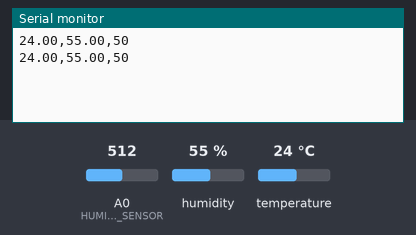
Bench run of a sketch on a simulated Arduino Uno, built with avr-gcc and run on an emulated ATmega328P. On the bench: the last lines printed to the serial monitor. The inputs (shaded band) are chosen by the test bench; at power-on: humidity 55 %, A0 (HUMIDITY_SENSOR) = 512, temperature 24 °C.

Above: at 1.8 s.
1.9 s: humidity set to 22 %
At 3.3 s:
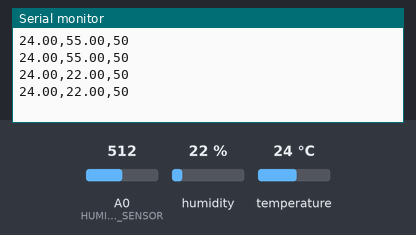
3.4 s: A0 (HUMIDITY_SENSOR) set to 716
At 4.7 s:
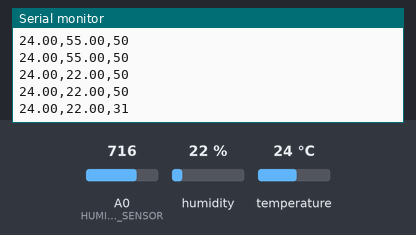
4.9 s: temperature set to 12 °C
At 5.5 s:
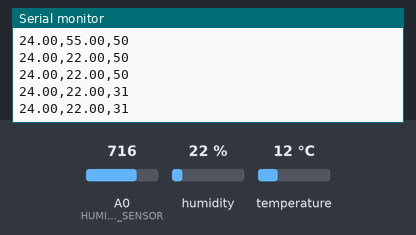
6.4 s: A0 (HUMIDITY_SENSOR) set to 900
At 7.7 s:
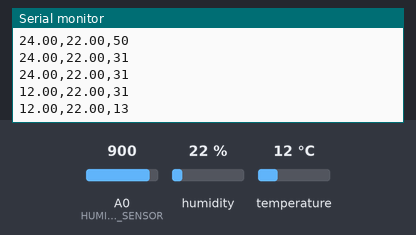
7.9 s: humidity set to 40 %
At 8.9 s:
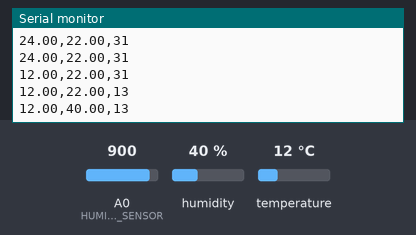
Timing chart, 0 to 10.4 s (numbered marks = the images above; inputs shaded):
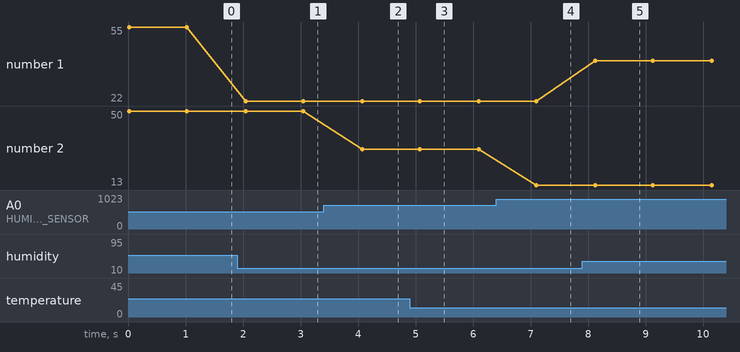

Measured:
- after the input at 1.9 s, the serial monitor: prints a new line after 0.15 s (image 1)
- after the input at 3.4 s, the serial monitor: prints a new line after 0.67 s (image 2)
- after the input at 6.4 s, the serial monitor: prints a new line after 0.70 s (image 4)
- after the input at 7.9 s, the serial monitor: prints a new line after 0.22 s (image 5)
- plotted number 1: 55 → 22 after the input at 1.9 s, 22 → 40 after the input at 7.9 s
- plotted number 2: 50 → 31 after the input at 3.4 s, 31 → 13 after the input at 6.4 s

The sketch:

Codigo_Arduino.ino
```cpp
/*  Universidad EAFIT
    Escuela de Ciencias Aplicadas e Ingeniería
    Ingeniería en Sistemas
    Curso:    Principios de desarrollo de software
    Programa: Codigo para quemar en el arduino de temperatura y humedad ambiental
    Por:      Sebastian Andres Medina Cabezas, Alejandro Sepulveda Posada y Joseph Saldarriaga Ladino
*/

// Declaración de librerías
#include <DHT.h>

// Definición de constantes
#define DHTPIN 3 //El pin al q esta conectado el DHT11
#define DHTTYPE DHT11 //El tipo de DHT que tenmos
#define HUMIDITY_SENSOR A0 //El pin al que esta conectado el sensor de humedad HW-080

// Definición de Variables
DHT dht(DHTPIN, DHTTYPE);

void setup() {
  Serial.begin(9600);
  dht.begin();
}

void loop() {
  // Lectura del sensor DHT11
  float temperatura = dht.readTemperature();
  float humedad = dht.readHumidity();

  // Lectura del sensor HW080 (humedad del suelo)
  int valorhumedad = map(analogRead(HUMIDITY_SENSOR), 0, 1023, 100, 0); //Le cambie el rango de 0 a 1023, y ahora tengo un rango de 0 a 100

  // Comprobamos si ha habido algún error en la lectura del DHT11
  if (isnan(humedad) || isnan(temperatura)) {
    Serial.println("Error obteniendo los datos del sensor DHT11");
  } else {
    Serial.println(String(temperatura)+","+String(humedad)+","+String(valorhumedad));
  }

  delay(1000); // Agregue un pequeño retraso entre lecturas
}
```
